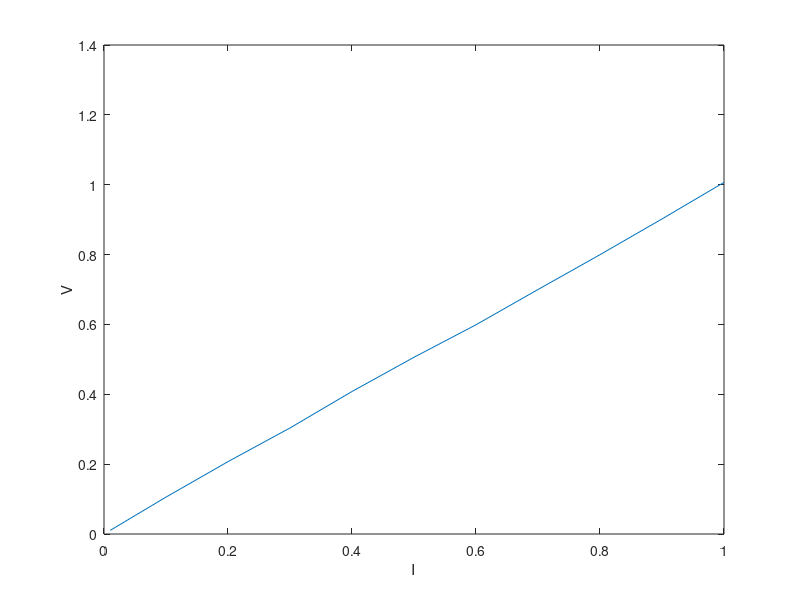

This figure's MATLAB source:
%WS04
clear all
%4.E
v = [10.4e-3 105.6e-3 0.2072 0.3036 0.408 0.506 0.599 0.7 0.7997 0.902 1.0066];
I_e = [0.01 0.1 0.2 0.3 0.4 0.5 0.6 0.7 0.8 0.9 1];
figure(1);
plot(I_e, v);
xlabel('I');
ylabel('V');